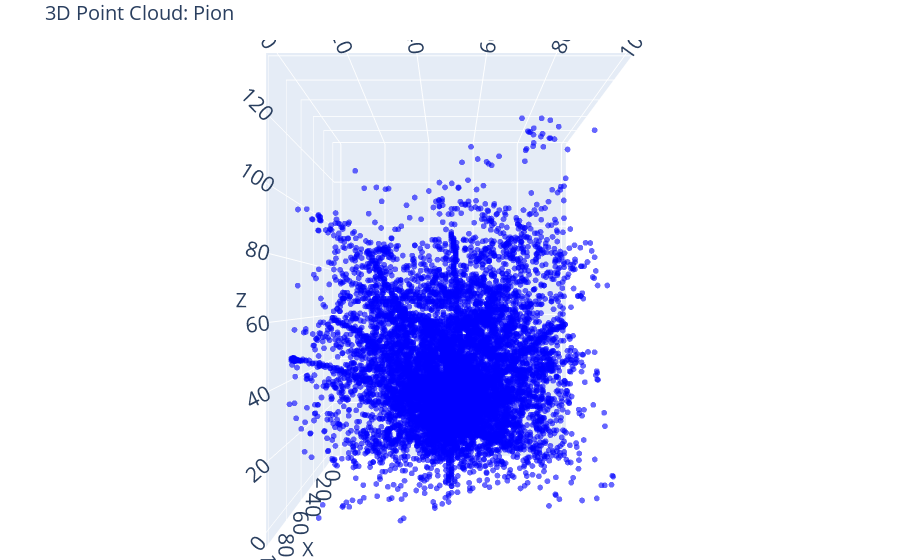

The notebook cell saved with this chart:
### Code cell
import pandas as pd
import plotly.graph_objs as go
import plotly.offline as pyo

# Load pion data
pion_path = "../Dataset/25GeV/small_PKL_pion_25GeV_200/spion1.pkl"
pion = pd.read_pickle(pion_path)

# Create pion trace
pion_trace = go.Scatter3d(
    x=pion['x'],
    y=pion['y'],
    z=pion['z'],
    mode='markers',
    marker=dict(size=2, color='blue', opacity=0.6),
    name='Pion'
)

title_size = 20
tick_size = 16
# Adjust camera to rotate view (z-axis horizontal from left to right)
layout = go.Layout(
    title='3D Point Cloud: Pion',
    scene=dict(
        xaxis=dict(title='X', titlefont=dict(size=title_size), tickfont=dict(size=tick_size)),
        yaxis=dict(title='Y', titlefont=dict(size=title_size), tickfont=dict(size=tick_size)),
        zaxis=dict(title='Z', titlefont=dict(size=title_size), tickfont=dict(size=tick_size)),
        camera=dict(
            eye=dict(x=0, y=0, z=2),  # looking along Z from front
            up=dict(x=0, y=0, z=1)    # keeps Z as vertical
        )
    ),
    margin=dict(l=0, r=0, b=0, t=40),
    legend=dict(x=0.8, y=0.9, font=dict(size=18)),
    titlefont=dict(size=20)
)

# Plot
fig = go.Figure(data=[pion_trace], layout=layout)
fig.update_layout(
    scene_camera=dict(
        eye=dict(x=2, y=0, z=0),   # Look along +X direction (so Z appears horizontal left to right)
        up=dict(x=0, y=0, z=1)     # Keep vertical direction "up"
    )
)
pyo.plot(fig, filename='/mnt/c/Users/hnayak/Desktop/pion_point_cloud_rotated.html')
fig.write_json("pion_point_cloud.json")
fig.show()

### Figure 1 — Plotly figure (JSON) as saved in the notebook; plotly's stock layout.template omitted (floating-point values rounded to 4 significant figures; data arrays with more than 128 entries replaced by an {"elided": "..."} marker saying what was removed)
{"data": [{"marker": {"color": "blue", "opacity": 0.6, "size": 2}, "mode": "markers", "name": "Pion", "type": "scatter3d", "x": {"elided": "11746 int values"}, "y": {"elided": "11746 int values"}, "z": {"elided": "11746 int values"}}], "layout": {"legend": {"font": {"size": 18}, "x": 0.8, "y": 0.9}, "margin": {"b": 0, "l": 0, "r": 0, "t": 40}, "scene": {"camera": {"eye": {"x": 2, "y": 0, "z": 0}, "up": {"x": 0, "y": 0, "z": 1}}, "xaxis": {"tickfont": {"size": 16}, "title": {"font": {"size": 20}, "text": "X"}}, "yaxis": {"tickfont": {"size": 16}, "title": {"font": {"size": 20}, "text": "Y"}}, "zaxis": {"tickfont": {"size": 16}, "title": {"font": {"size": 20}, "text": "Z"}}}, "title": {"font": {"size": 20}, "text": "3D Point Cloud: Pion"}}}
